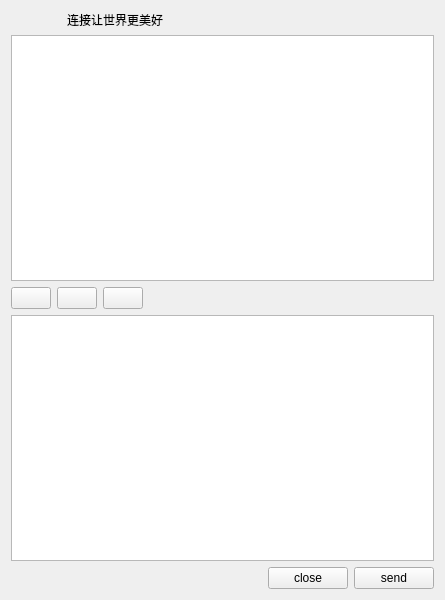
<?xml version="1.0" encoding="UTF-8"?>
<ui version="4.0">
 <class>Chat</class>
 <widget class="QWidget" name="Chat">
  <property name="geometry">
   <rect>
    <x>0</x>
    <y>0</y>
    <width>445</width>
    <height>600</height>
   </rect>
  </property>
  <property name="windowTitle">
   <string>ID:61026512</string>
  </property>
  <layout class="QHBoxLayout" name="horizontalLayout_5">
   <item>
    <layout class="QHBoxLayout" name="horizontalLayout_4" stretch="0">
     <item>
      <layout class="QVBoxLayout" name="verticalLayout" stretch="0,0,0,0,0">
       <item>
        <layout class="QHBoxLayout" name="horizontalLayout">
         <item>
          <widget class="QLabel" name="logo">
           <property name="maximumSize">
            <size>
             <width>50</width>
             <height>50</height>
            </size>
           </property>
           <property name="text">
            <string/>
           </property>
           <property name="textFormat">
            <enum>Qt::AutoText</enum>
           </property>
           <property name="pixmap">
            <pixmap resource="res.qrc">:/res/chatIM.png</pixmap>
           </property>
           <property name="scaledContents">
            <bool>true</bool>
           </property>
           <property name="wordWrap">
            <bool>false</bool>
           </property>
           <property name="margin">
            <number>0</number>
           </property>
           <property name="openExternalLinks">
            <bool>false</bool>
           </property>
          </widget>
         </item>
         <item>
          <widget class="QLabel" name="label">
           <property name="text">
            <string>连接让世界更美好</string>
           </property>
          </widget>
         </item>
        </layout>
       </item>
       <item>
        <widget class="QTextBrowser" name="messageTextBrowser"/>
       </item>
       <item>
        <layout class="QHBoxLayout" name="horizontalLayout_2">
         <item>
          <widget class="QPushButton" name="pushButton">
           <property name="text">
            <string/>
           </property>
           <property name="icon">
            <iconset resource="res.qrc">
             <normaloff>:/res/chatExpression.png</normaloff>:/res/chatExpression.png</iconset>
           </property>
          </widget>
         </item>
         <item>
          <widget class="QPushButton" name="pushButton_2">
           <property name="text">
            <string/>
           </property>
           <property name="icon">
            <iconset resource="res.qrc">
             <normaloff>:/res/chatFont.png</normaloff>:/res/chatFont.png</iconset>
           </property>
          </widget>
         </item>
         <item>
          <widget class="QPushButton" name="pushButton_3">
           <property name="text">
            <string/>
           </property>
           <property name="icon">
            <iconset resource="res.qrc">
             <normaloff>:/res/chatFile.png</normaloff>:/res/chatFile.png</iconset>
           </property>
          </widget>
         </item>
         <item>
          <spacer name="horizontalSpacer">
           <property name="orientation">
            <enum>Qt::Horizontal</enum>
           </property>
           <property name="sizeHint" stdset="0">
            <size>
             <width>40</width>
             <height>20</height>
            </size>
           </property>
          </spacer>
         </item>
        </layout>
       </item>
       <item>
        <widget class="QTextEdit" name="messageTextEdit"/>
       </item>
       <item>
        <layout class="QHBoxLayout" name="horizontalLayout_3">
         <item>
          <spacer name="horizontalSpacer_2">
           <property name="orientation">
            <enum>Qt::Horizontal</enum>
           </property>
           <property name="sizeHint" stdset="0">
            <size>
             <width>40</width>
             <height>20</height>
            </size>
           </property>
          </spacer>
         </item>
         <item>
          <widget class="QPushButton" name="pushButton_4">
           <property name="text">
            <string>close</string>
           </property>
          </widget>
         </item>
         <item>
          <widget class="QPushButton" name="sendMsg">
           <property name="text">
            <string>send</string>
           </property>
          </widget>
         </item>
        </layout>
       </item>
      </layout>
     </item>
    </layout>
   </item>
  </layout>
 </widget>
 <resources>
  <include location="res.qrc"/>
 </resources>
 <connections/>
</ui>
